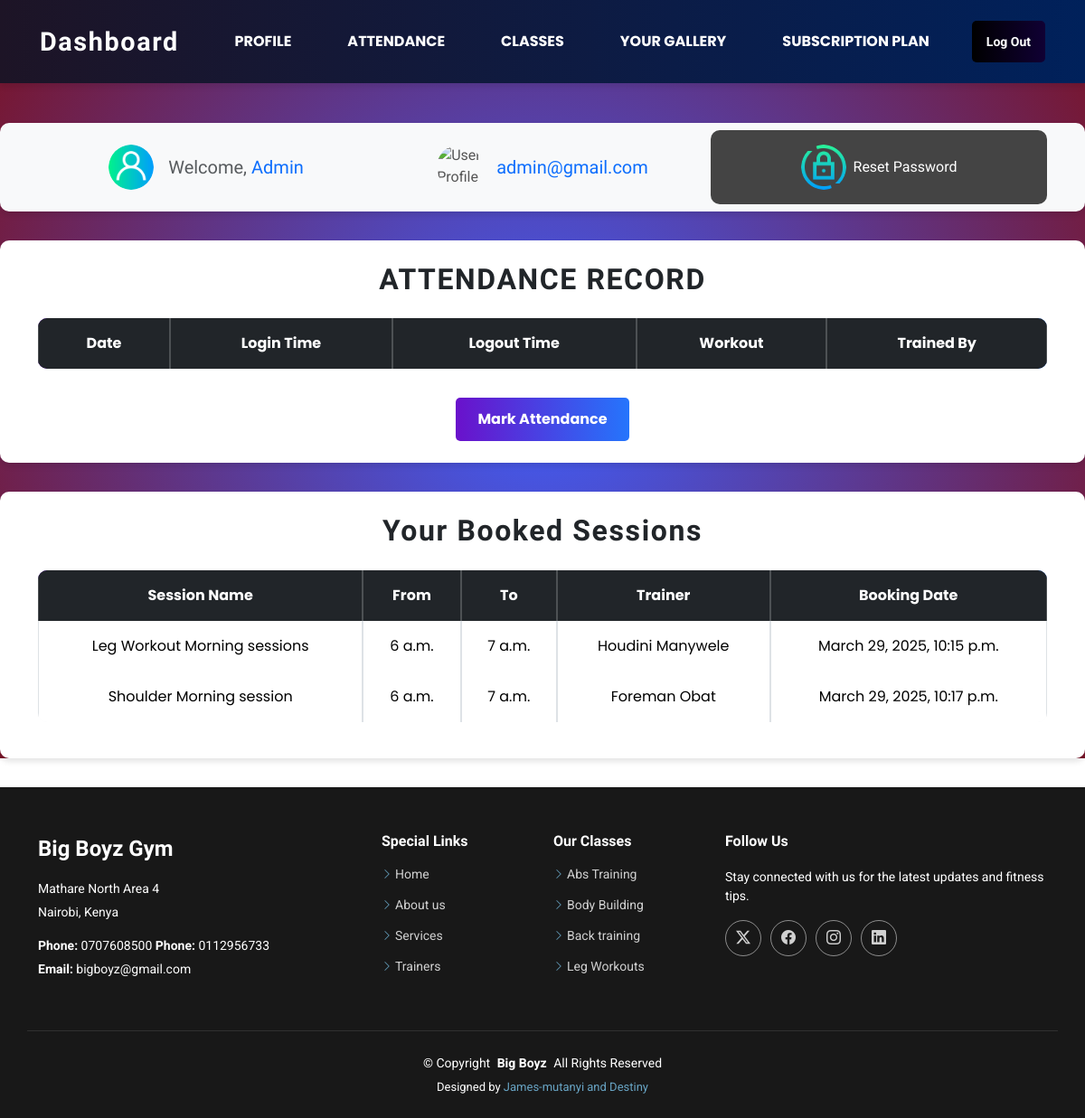
/dashboard (signed in), run on an earlier commit of the app's database.
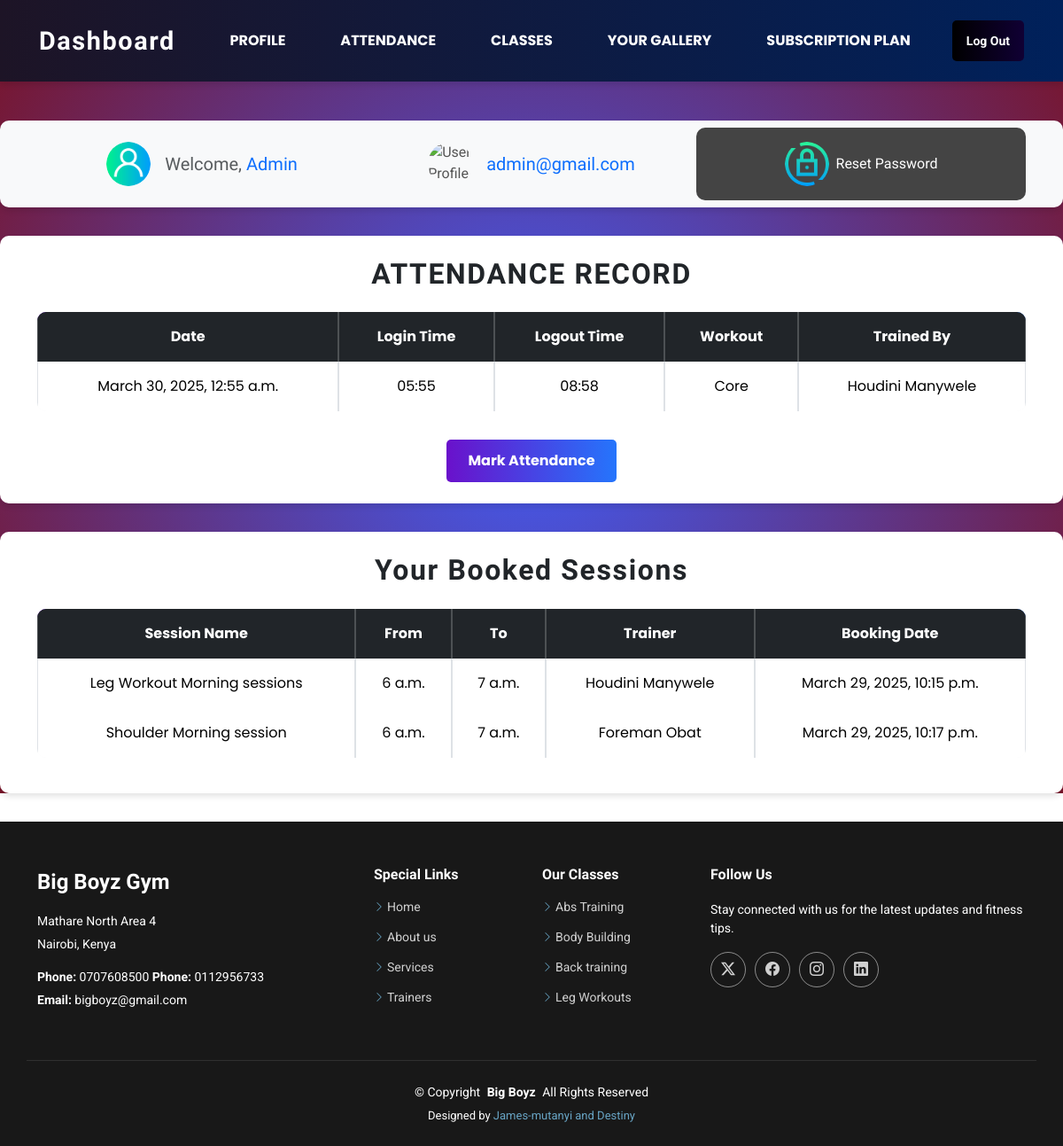
And on a later commit of the database.
### appone/models.py (models this page shows, shortened)
class Booking(models.Model):
    user=models.ForeignKey(User, on_delete=models.CASCADE, related_name='bookings')
    booking_date = models.DateTimeField(auto_now_add=True)
    session=models.ForeignKey(Session, on_delete=models.CASCADE, related_name='bookings')
    class Meta:
        unique_together = ('user', 'session')

class Session(models.Model):
    name=models.CharField(max_length=200)
    workout=models.ForeignKey(Workout, on_delete=models.CASCADE)
    starttime=models.TimeField()
    endtime=models.TimeField()
    trainer=models.ForeignKey(Trainer, on_delete=models.CASCADE, related_name='classes')
    img= models.ImageField(upload_to="session/")
    capacity = models.PositiveIntegerField(default=30)

class Trainer(models.Model):
    user=models.OneToOneField(User, on_delete=models.CASCADE, null=True, related_name='trainer_profile')
    full_name=models.CharField(max_length=205)
    username=models.CharField(max_length=205, null =True)
    psw =models.CharField(max_length=205, default="trainer")
    mobile=models.CharField(max_length=205)
    details=models.TextField()
    image= models.ImageField(upload_to="trainers/")
    is_active= models.BooleanField(default=False)
    datejoined=models.DateTimeField(auto_now_add=True, null=True)
    def __str__(self):
        return self.full_name

class Attendance(models.Model):
     user=models.ForeignKey(User, on_delete=models.CASCADE, related_name='attendance', null=True)
     selectdate= models.DateTimeField(auto_now_add=True)
     login =models.CharField(max_length=200)
     logout =models.CharField(max_length=200)
     selectworkout =models.CharField(max_length=200)
     trainedby =models.CharField(max_length=200)

### appone/views.py (the view)
# urls.py: path('dashboard',views.dashboard, name="dashboard"),
def dashboard(request):
    if not request.user.is_authenticated:
        messages.warning(request,"Please login first.")
        return redirect('/login')
    user = request.user
    attendance=Attendance.objects.all()
    user_session =request.user.bookings.all()
    attendance_records = Attendance.objects.filter(user=user)
    user_bookings = Booking.objects.filter(user=user).select_related('session', 'session__trainer__user')
    return render(request, 'dashboard.html', {"attendance":attendance, "user_session":user_session, 'user_bookings': user_bookings, "attendance_records": attendance_records})

### templates/dashboard.html (shortened to what the changed rows need)
{%extends "base.html"%} {% block title %} User Dashboard {% endblock title %}
{%block content %}
<header
  id="header"
  class="header d-flex align-items-center fixed-top"
  style="
    background: linear-gradient(to right, rgb(29, 20, 38), rgb(0, 33, 91));
    box-shadow: 0 4px 6px rgba(0, 0, 0, 0.1);
    padding: 1rem 2rem;
    z-index: 1000;
  "
>
  <div
    class="container-fluid container-xl position-relative d-flex align-items-center justify-content-between"
  >
    <a href="/" class="logo d-flex align-items-center text-decoration-none">
      <h1
        class="sitename text-white fw-bold"
        style="font-size: 1.8rem; letter-spacing: 0.1rem"
      >
        Dashboard
      </h1>
    </a>
  </div>
</header>
<main
  id="main"
  style="
    background: radial-gradient(
      circle,
      rgba(63, 94, 251, 1) 0%,
      rgba(121, 20, 41, 1) 100%
    );
    padding-top: 5rem;
  "
>
  <section
    id="attendance"
    class="py-4"
    style="
      background: #ffffff;
      border-radius: 10px;
      margin: 2rem auto;
      max-width: 1200px;
      box-shadow: 0 4px 6px rgba(0, 0, 0, 0.1);
      font-family: 'poppins', sans-serif;
    "
  >
    <div class="container">
      <div class="table-responsive">
        <table
          class="table table-bordered table-hover"
          style="
            border-collapse: separate;
            border-spacing: 0;
            background: #f8f9fa;
            border-radius: 10px;
            overflow: hidden;
          "
        >
          <thead
            class="table-dark"
            style="
              background: linear-gradient(to right, #6a11cb, #2575fc);
              color: white;
              font-weight: bold;
            "
          >
            <tr>
              <th style="padding: 1rem; text-align: center">Date</th>
              <th style="padding: 1rem; text-align: center">Login Time</th>
              <th style="padding: 1rem; text-align: center">Logout Time</th>
              <th style="padding: 1rem; text-align: center">Workout</th>
              <th style="padding: 1rem; text-align: center">Trained By</th>
            </tr>
          </thead>
          <tbody>
            {% for x in attendance_records %}
            <tr
              style="transition: background 0.3s ease"
              onmouseover="this.style.background='#e9ecef';"
              onmouseout="this.style.background='';"
            >
              <td style="padding: 1rem; text-align: center">
                {{ x.selectdate }}
              </td>
              <td style="padding: 1rem; text-align: center">{{ x.login }}</td>
              <td style="padding: 1rem; text-align: center">{{ x.logout }}</td>
              <td style="padding: 1rem; text-align: center">
                {{ x.selectworkout }}
              </td>
              <td style="padding: 1rem; text-align: center">
                {{ x.trainedby }}
              </td>
            </tr>
            {% endfor %}
          </tbody>
        </table>
      </div>
    </div>
  </section>
  <section
    id="classes"
    class="py-4"
    style="
      background: #ffffff;
      border-radius: 10px;
      margin: 2rem auto;
      max-width: 1200px;
      box-shadow: 0 4px 6px rgba(0, 0, 0, 0.1);
      font-family: 'poppins', sans-serif;
    "
  >
    <div class="container">
      <h2
        class="text-center text-dark mb-4"
        style="font-size: 2rem; font-weight: bold; letter-spacing: 0.1rem"
      >
        Your Booked Sessions
      </h2>
      {% if user_bookings %}
      <div class="table-responsive">
        <table
          class="table table-bordered table-hover"
          style="
            border-collapse: separate;
            border-spacing: 0;
            background: #f8f9fa;
            border-radius: 10px;
            overflow: hidden;
          "
        >
          <thead
            class="table-dark"
            style="
              background: linear-gradient(to right, #6a11cb, #2575fc);
              color: white;
              font-weight: bold;
            "
          >
            <tr>
              <th style="padding: 1rem; text-align: center">Session Name</th>
              <th style="padding: 1rem; text-align: center">From</th>
              <th style="padding: 1rem; text-align: center">To</th>
              <th style="padding: 1rem; text-align: center">Trainer</th>
              <th style="padding: 1rem; text-align: center">Booking Date</th>
            </tr>
          </thead>
          <tbody>
            {% for booking in user_bookings %}
            <tr
              style="transition: background 0.3s ease"
              onmouseover="this.style.background='#e9ecef';"
              onmouseout="this.style.background='';"
            >
              <td style="padding: 1rem; text-align: center">
                {{ booking.session.name }}
              </td>
              <td style="padding: 1rem; text-align: center">
                {{ booking.session.starttime }}
              </td>
              <td style="padding: 1rem; text-align: center">
                {{ booking.session.endtime }}
              </td>
              <td style="padding: 1rem; text-align: center">
                {{ booking.session.trainer }}
              </td>
              <td style="padding: 1rem; text-align: center">
                {{ booking.booking_date }}
              </td>
            </tr>
            {% endfor %}
          </tbody>
        </table>
      </div>
      {% endif %}
    </div>
  </section>
</main>
{% endblock %}

What changed in the data, as far as the page shows it:
added Attendance: selectdate "March 30, 2025, 12:55 a.m.", login "05:55", logout "08:58", selectworkout "Core", trainedby "Houdini Manywele"
